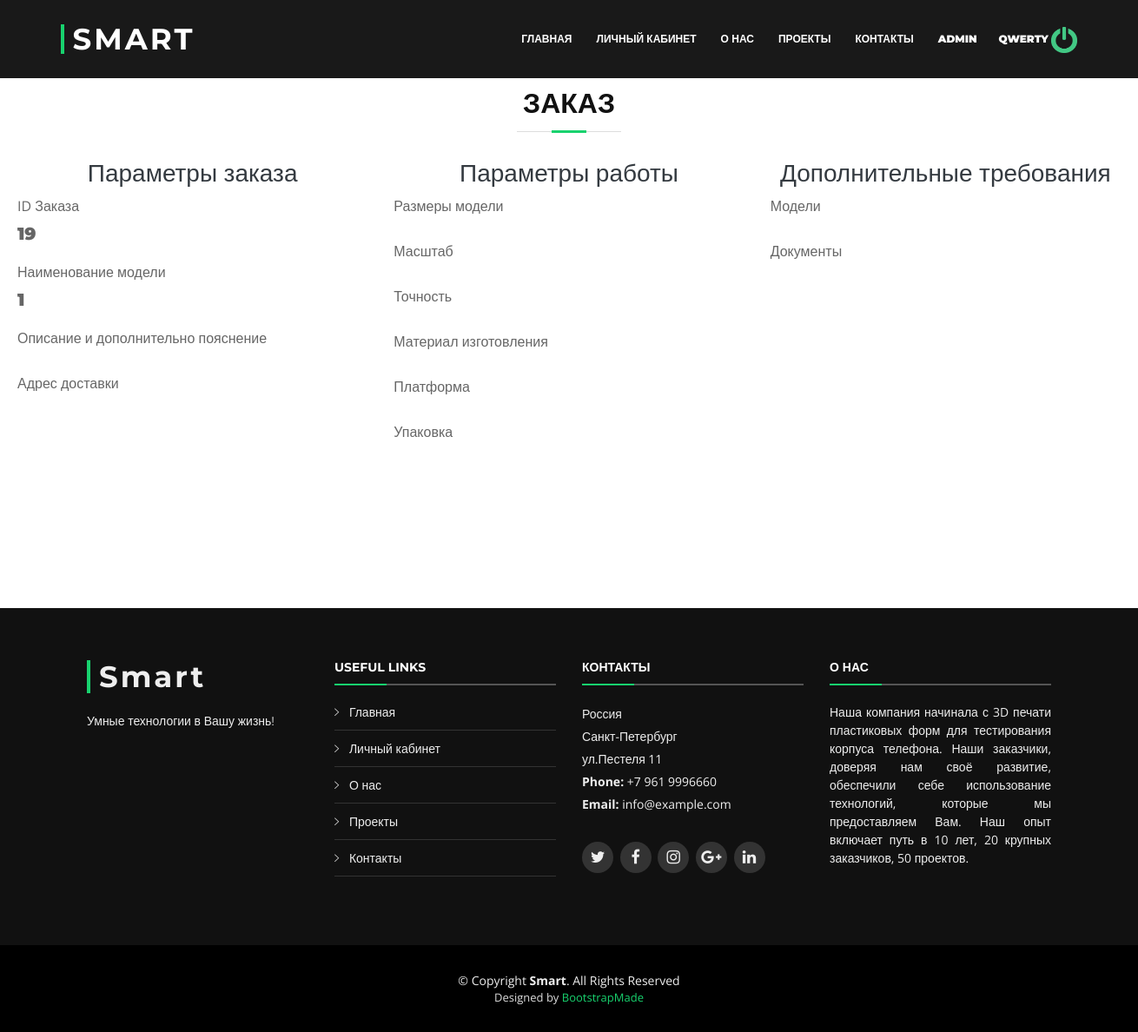
The app's page /services/order-details-3d.php?id=19 (signed in) with its own data.
### tables this page shows
CREATE TABLE `users` (
  `id` int(11) NOT NULL,
  `login` varchar(255) NOT NULL,
  `phone` varchar(255) NOT NULL,
  `email` varchar(255) NOT NULL,
  `password` varchar(255) NOT NULL,
  `confirm_mail` varchar(255) NOT NULL,
  `verified` int(11) NOT NULL DEFAULT 0,
  `first_name` varchar(255) NOT NULL,
  `second_name` varchar(255) NOT NULL,
  `admin_param` varchar(255) NOT NULL DEFAULT 'User'
);

CREATE TABLE `orders_3d` (
  `id` int(11) NOT NULL,
  `user_id` int(11) NOT NULL,
  `service` varchar(255) NOT NULL,
  `create_at` datetime NOT NULL DEFAULT current_timestamp(),
  `address` longtext NOT NULL,
  `user_name` varchar(255) NOT NULL,
  `status` varchar(255) NOT NULL DEFAULT 'Новый',
  `model` varchar(255) NOT NULL,
  `description` text NOT NULL,
  `size_model` varchar(255) NOT NULL,
  `scale` varchar(255) NOT NULL,
  `accuracy` varchar(255) NOT NULL,
  `material` varchar(255) NOT NULL,
  `platform` varchar(255) NOT NULL,
  `packaging` varchar(255) NOT NULL,
  `file_modeles` varchar(255) NOT NULL,
  `file_document` varchar(255) NOT NULL,
  `category_id` int(11) NOT NULL
);

### services/order-details-3d.php (the view, shortened to what this page needs)
<?php
	include $_SERVER['DOCUMENT_ROOT'] ."/parts/header.php";
	include $_SERVER['DOCUMENT_ROOT'] ."/modules/services/order-vr.php";
	$sql = "SELECT * FROM `orders_3d` WHERE `id` = '" . $_GET['id'] . "' AND `user_id` = '" . $_COOKIE['polzovatel_id'] . "' ORDER BY `create_at` DESC";
	$result = $conn->query($sql);
	$row = mysqli_fetch_assoc($result);
?>
<div id="login_block" style="height: 600px">
          <header class="section-header">
            <h3 class="section-title">ЗАКАЗ</h3>
              </header>
<div class="container-fluid" id="form-service" style="padding-top: 10px; background-color: #fff; width: 1300px;">
	<form method="POST">
		<div class="row">
			<div id="form-text" class="col">
				<h3 class="text-center text-dark h3">Параметры заказа</h3>
				<div class="form-group">
					<label for="model">ID Заказа</label>
					<h5 class="text-dark-h3" > <?php echo $row['id'] ?></h5>
				  </div>
				<div class="form-group">
					<label for="model">Наименование модели</label>
					<h5 class="text-dark-h3" > <?php echo $row['model'] ?></h5>
				  </div>
				  <div class="form-group">
					<label for="description">Описание и дополнительно пояснение</label>
				  </div>
				  <div class="form-group">
					<label for="document">Адрес доставки</label>
				  </div>
			</div>
			<div id="form-text" class="col">
				<h3 class="text-center text-dark h3">Параметры работы</h3>
				<div class="form-group">
					<label for="size_model">Размеры модели</label>
				  </div>
				  <div class="form-group">
					<label for="scale">Масштаб</label>
				  </div>
				   <div class="form-group">
					<label for="accuracy">Точность</label>
				  </div>
				  <div class="form-group">
					<label for="material">Материал изготовления</label>
				  </div>
				   <div class="form-group">
					<label for="platform">Платформа</label>
				  </div>
				  <div class="form-group">
					<label for="packaging">Упаковка</label>
				  </div>
			</div>
			<div id="form-text" class="col">
				<h3 class="text-center text-dark h3">Дополнительные требования</h3>
				<div id="other">
				<div class="form-group">
					<label for="modeles">Модели</label>
				  </div>
				  <div class="form-group">
					<label for="document">Документы</label>
				  </div>
					</div>
				</div>
			</div>
		</div>
</div>
<?php
	include $_SERVER['DOCUMENT_ROOT'] ."/parts/footer.php"
?>

### parts/header.php (shortened to what this page needs)
<!DOCTYPE html>
<html lang="en">
<head>
  <link href="../assets/vendor/bootstrap/css/bootstrap.min.css" rel="stylesheet">
  <link href="../assets/vendor/icofont/icofont.min.css" rel="stylesheet">
  <link href="../assets/vendor/font-awesome/css/font-awesome.min.css" rel="stylesheet">
  <link href="../assets/vendor/ionicons/css/ionicons.min.css" rel="stylesheet">
  <link href="../assets/vendor/animate.css/animate.min.css" rel="stylesheet">
  <link href="../assets/vendor/venobox/venobox.css" rel="stylesheet">
  <link href="../assets/vendor/owl.carousel/assets/owl.carousel.min.css" rel="stylesheet">
  <link href="../assets/vendor/aos/aos.css" rel="stylesheet">
  <link href="../assets/css/style.css" rel="stylesheet">
  <link href="../assets/css/new.css" rel="stylesheet">
</head>
<body>
  <?php
    include $_SERVER['DOCUMENT_ROOT'] ."/config/db.php";
   ?>
<!-- <?php
      if (isset($_COOKIE["polzovatel_id"])) {
        $link = ("/personal.php");
      } else {
        $link = ("/index.php");
        echo "<script>alert(\"Вы не авторизованы\");</script>";
        }
      ?> -->
  <header id="header" class="fixed-top header-transparent">
    <div class="container-fluid">
      <div class="row justify-content-center">
        <div class="col-xl-11 d-flex align-items-center">
          <h1 class="logo mr-auto"><a href="/index.php">SMART</a></h1>
          <nav class="nav-menu d-none d-lg-block">
            <ul>
              <li class="<?php if($page == "home"){ echo 'active';} ?>"><a  href="/#intro">Главная</a></li>
              <li class="<?php if($page == "personal"){ echo 'active';} ?>"><a
              <?php
                if (isset($_COOKIE["polzovatel_id"])) {
                  $link = ("/personal.php");
                } else {
                  $link = ("/login.php");
                  }
                ?>
              href="<?php echo $link ?>">Личный кабинет</a></li>
              <li><a href="/#about">О нас</a></li>
              <li><a href="/#portfolio">Проекты</a></li>
              <li><a href="/#team">Контакты</a></li>
              <?php
                  if (isset($_COOKIE["polzovatel_id"])) {
                        $sql = "SELECT * FROM `users` WHERE `id` = " . $_COOKIE["polzovatel_id"] . " AND `admin_param` = 'Admin'";
                        $result = $conn->query($sql);
                        $polzovatel_admin = mysqli_fetch_assoc($result);
                        if($polzovatel_admin) {
                          ?>
                              <li><a href="/admin/modules/services.php"><strong>Admin</strong></a></li>
                          <?php
                        }
                  }
                  if (isset($_COOKIE["polzovatel_id"])) {
                        $sql = "SELECT * FROM users WHERE id=" . $_COOKIE["polzovatel_id"];
                        $result = $conn->query($sql);
                        $polzovatel = mysqli_fetch_assoc($result);
                          ?>
                              <a class="login" href="exit.php?exit=<?php echo $_COOKIE["polzovatel_id"] ?>" class="ml-3" name="exit"><strong><?php echo $polzovatel["login"]; ?> <img style="width: 30px; height: 30px " src="/assets/img/exit.png"></strong></a>
                          <?php
                  }else {
                    ?>
                      <a class="logout" href="/login.php" class="btn btn-outline-success ml-2">ВОЙТИ <span></span> </a>
                    <?php
                  }
                  ?>
            </ul>
          </nav>
        </div>
      </div>
    </div>
  </header>

### assets/css/style.css (style rules this page uses)
#login_block, #register_block { position: relative; margin-top: 100px; width: 100%; height: 550px; }
#header .login { margin-top: 5px; margin-left: 25px; }
body { background: #fff; color: #666666; font-family: "Open Sans", sans-serif; }
a { color: #18d26e; transition: 0.5s; }
h1, h2, h3, h4, h5, h6 { font-family: "Montserrat", sans-serif; font-weight: 400; margin: 0 0 20px 0; padding: 0; }
#header { transition: all 0.5s; z-index: 997; padding: 26px 0; background: rgba(0, 0, 0, 0.9); }
#header .logo { font-size: 34px; margin: 0; padding: 0; line-height: 1; font-family: "Montserrat", sans-serif; font-weight: 700; letter-spacing: 3px; padding-left: 10px; border-left: 4px solid #18d26e; }
#header .logo a { color: #fff; }
.nav-menu ul { margin: 0; padding: 0; list-style: none; }
.nav-menu > ul { display: flex; }
.nav-menu > ul > li { position: relative; white-space: nowrap; padding: 10px 0 10px 28px; }
.nav-menu a { display: block; position: relative; color: #fff; transition: 0.3s; font-size: 12px; font-family: "Montserrat", sans-serif; text-transform: uppercase; font-weight: 600; }
.mobile-nav { position: fixed; top: 55px; right: 15px; bottom: 15px; left: 15px; z-index: 9999; overflow-y: auto; background: #fff; transition: ease-in-out 0.2s; opacity: 0; visibility: hidden; border-radius: 10px; padding: 10px 0; }
.mobile-nav * { margin: 0; padding: 0; list-style: none; }
.mobile-nav a { display: block; position: relative; color: #333333; padding: 10px 20px; font-weight: 500; outline: none; }
.section-header h3 { font-size: 32px; color: #111; text-transform: uppercase; text-align: center; font-weight: 700; position: relative; padding-bottom: 15px; }
.section-header h3::before { content: ''; position: absolute; display: block; width: 120px; height: 1px; background: #ddd; bottom: 1px; left: calc(50% - 60px); }
.section-header h3::after { content: ''; position: absolute; display: block; width: 40px; height: 3px; background: #18d26e; bottom: 0; left: calc(50% - 20px); }

### assets/css/new.css (style rules this page uses)
#form-service { padding-top: 150px; background-color: #1111112b; }
#form-text .text-dark-h3 { font-weight: 900; }

### records on screen
users: login "QWERTY"
orders_3d: id "19", model "1"
